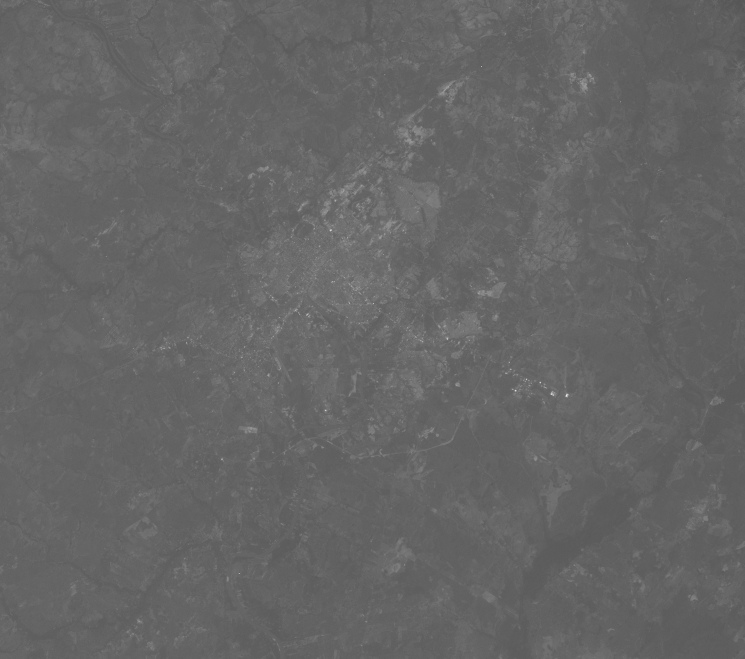
%> input picture Digital Image Processing/Image_dataset/LANDSAT_5_TM_19860908_226_071_L2_BAND1_Corte.tif, 1490 x 1318 px (shown at 1/2 size)
$ octave Rad_Ref_NDVI.m   (GNU Octave 9; MATLAB toolbox functions it lacks are replaced by stand-ins)
%> lines starting %> are read from the running program, lines starting %| are printed output that depends on the picture
clear all
close all
clc

pkg load image

% Acessar o diret髍io em que est鉶 minhas imagens
cd 'D:\OneDrive\GitHub\Geoprocessing\Digital Image Processing\Image_dataset';

% Fazendo a leitura de uma imagem
Nome_B1 = 'LANDSAT_5_TM_19860908_226_071_L2_BAND1_Corte.tif';
Nome_B3 = 'LANDSAT_5_TM_19860908_226_071_L2_BAND3_Corte.tif';
Nome_B4 = 'LANDSAT_5_TM_19860908_226_071_L2_BAND4_Corte.tif';
Nome_B6 = 'LANDSAT_5_TM_19860908_226_071_L2_BAND6_Corte.tif';
B1 = imread(Nome_B1); % Lendo o arquivo de imagem na vari醰el img
%> B1 is the input picture: size 1318x1490 uint8; min 69, max 255, mean 100.9
B3 = imread(Nome_B3); % Lendo o arquivo de imagem na vari醰el img
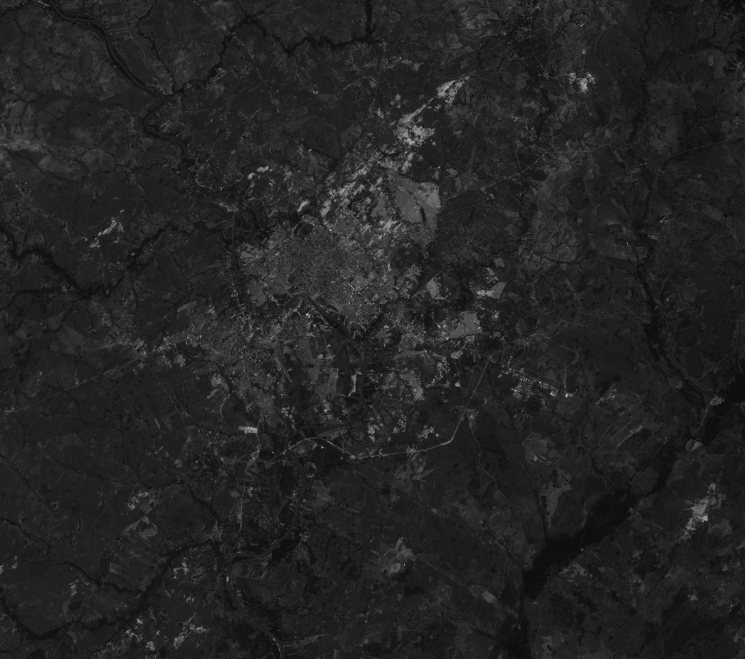
%> input picture Digital Image Processing/Image_dataset/LANDSAT_5_TM_19860908_226_071_L2_BAND3_Corte.tif, 1490 x 1318 px (shown at 1/2 size)
%> B3 is the input picture: size 1318x1490 uint8; min 0, max 255, mean 35.6
B4 = imread(Nome_B4);
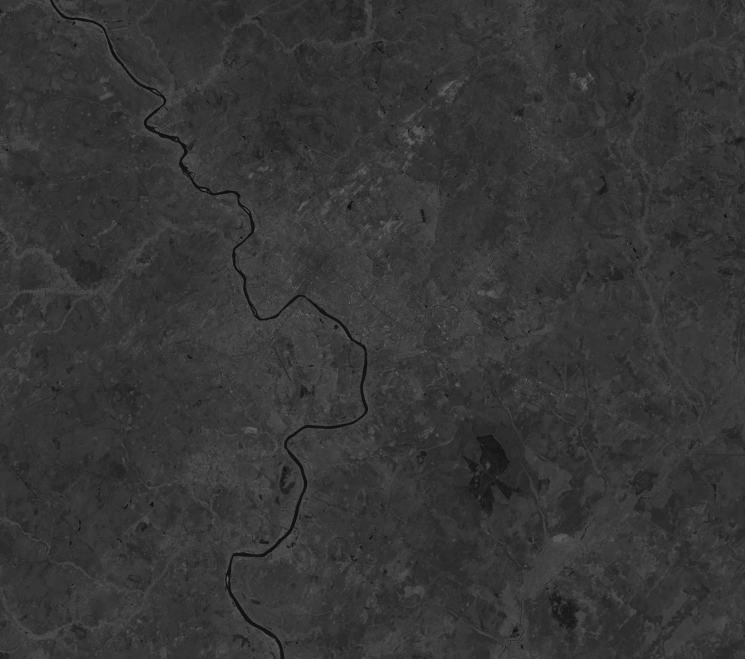
%> input picture Digital Image Processing/Image_dataset/LANDSAT_5_TM_19860908_226_071_L2_BAND4_Corte.tif, 1490 x 1318 px (shown at 1/2 size)
%> B4 is the input picture: size 1318x1490 uint8; min 9, max 179, mean 54
B6 = imread(Nome_B6);
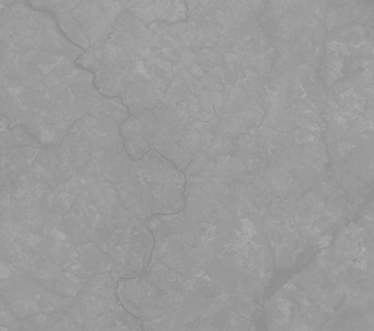
%> input picture Digital Image Processing/Image_dataset/LANDSAT_5_TM_19860908_226_071_L2_BAND6_Corte.tif, 374 x 331 px
%> B6 is the input picture: size 331x374 uint8; min 137, max 175, mean 154.5

figure;
subplot(2,2,1),imshow(B1,[]),title('Banda do Azul');
set(gca,'FontSize',40,'visible','on'),c=colorbar();set(c,'FontSize',40);
subplot(2,2,2),imshow(B3,[]),title('Banda do Vermelho');
set(gca,'FontSize',40,'visible','on'),c=colorbar();set(c,'FontSize',40);
subplot(2,2,3),imshow(B4,[]);title('Banda do IVP');
set(gca,'FontSize',40,'visible','on'),c=colorbar();set(c,'FontSize',40);
subplot(2,2,4),imshow(B6,[]);title('Banda do Termal');
set(gca,'FontSize',40,'visible','on'),c=colorbar();set(c,'FontSize',40);

%Converter de inteiro para double
B1 = double(B1);
%> B1: size 1318x1490 double
B3 = double(B3);
%> B3: size 1318x1490 double
B4 = double(B4);
%> B4: size 1318x1490 double
B6 = double(B6);
%> B6: size 331x374 double


Lmin1 = -1.52;
Lmax1 = 169;
Lmin3 = -1.17;
Lmax3 = 264;
Lmin4 = -1.51;
Lmax4 = 221;
Lmin6 = 1.2378;
Lmax6 = 15.303;

% [6 lines of commented-out code are left out]

L1 = ((Lmax1 - Lmin1) / 255) * B1 + Lmin1;
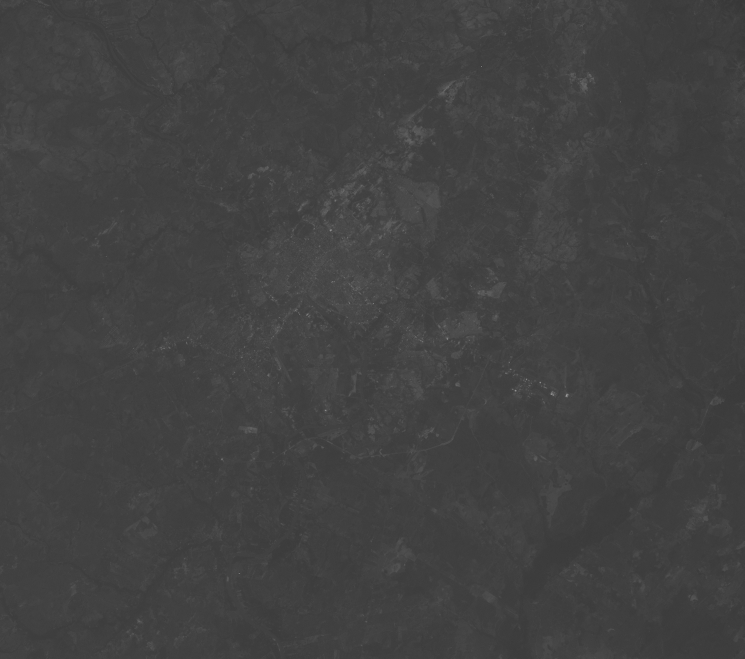
%> L1: size 1318x1490 double (shown at 1/2 size); min 44.62, max 169, mean 66
L3 = ((Lmax3 - Lmin3) / 255) * B3 + Lmin3;
L4 = ((Lmax4 - Lmin4) / 255) * B4 + Lmin4;
L6 = ((Lmax6 - Lmin6) / 255) * B6 + Lmin6;
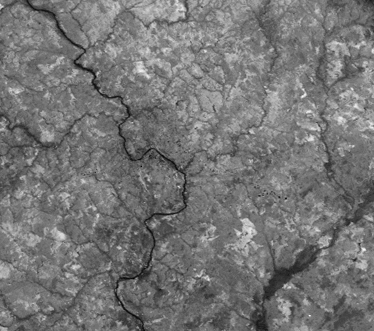
%> L6: size 331x374 double; min 8.79, max 10.89, mean 9.76; drawn with min black and max white

% [16 lines of commented-out code are left out]

d     = 1;
E1    = 1983;
E3    = 1536;
E4    = 1031;

% Fazer E3 e E4
theta = 47 * pi / 180;

ro1 = (pi * L1 * d^2) / (E1 * cos(theta));
ro3 = (pi * L3 * d^2) / (E3 * cos(theta));
ro4 = (pi * L4 * d^2) / (E4 * cos(theta));

% [8 lines of commented-out code are left out]

NDVI = (ro4 - ro3) ./ (ro4 + ro3);
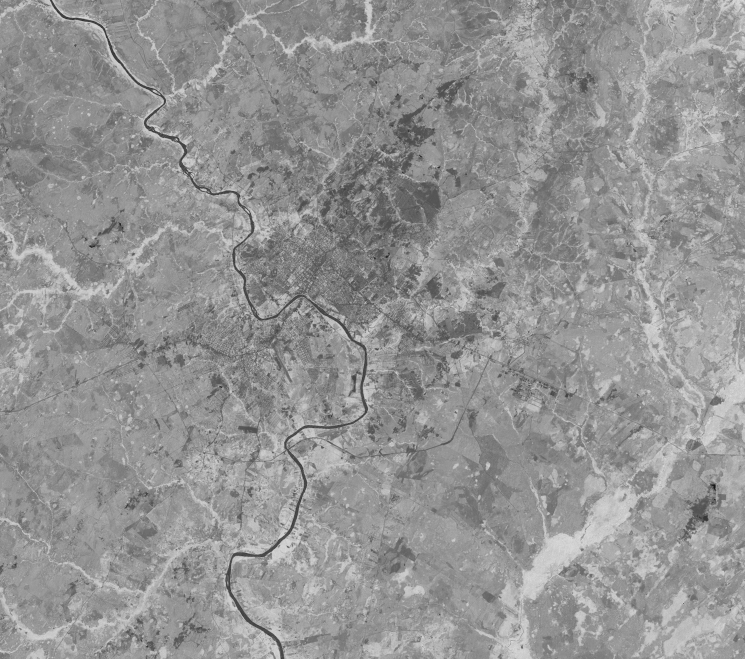
%> NDVI: size 1318x1490 double (shown at 1/2 size); min -0.671, max 1.04, mean 0.321; drawn with min black and max white


figure,imshow(NDVI,'DisplayRange',[],'colormap',jet);title("NDVI");
%> after `imshow(NDVI,'DisplayRange',[],'colormap',jet)`:
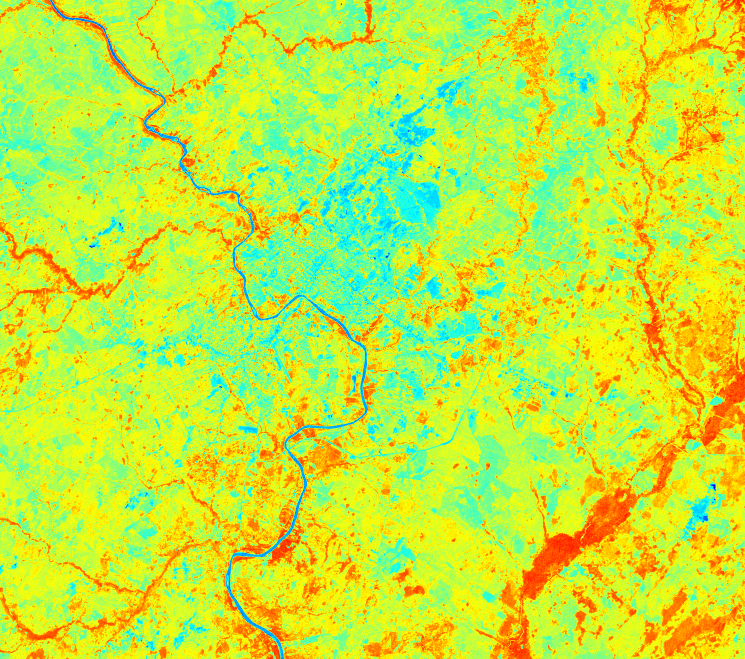
%> displayed picture: size 1318x1490x3, on the screen's scale of 0 to 255 (shown at 1/2 size); mean R, G, B 193.5, 234.8, 61.5
c=colorbar();
set(c,'FontSize',40);
set(gca,'FontSize',40,'visible','on');
